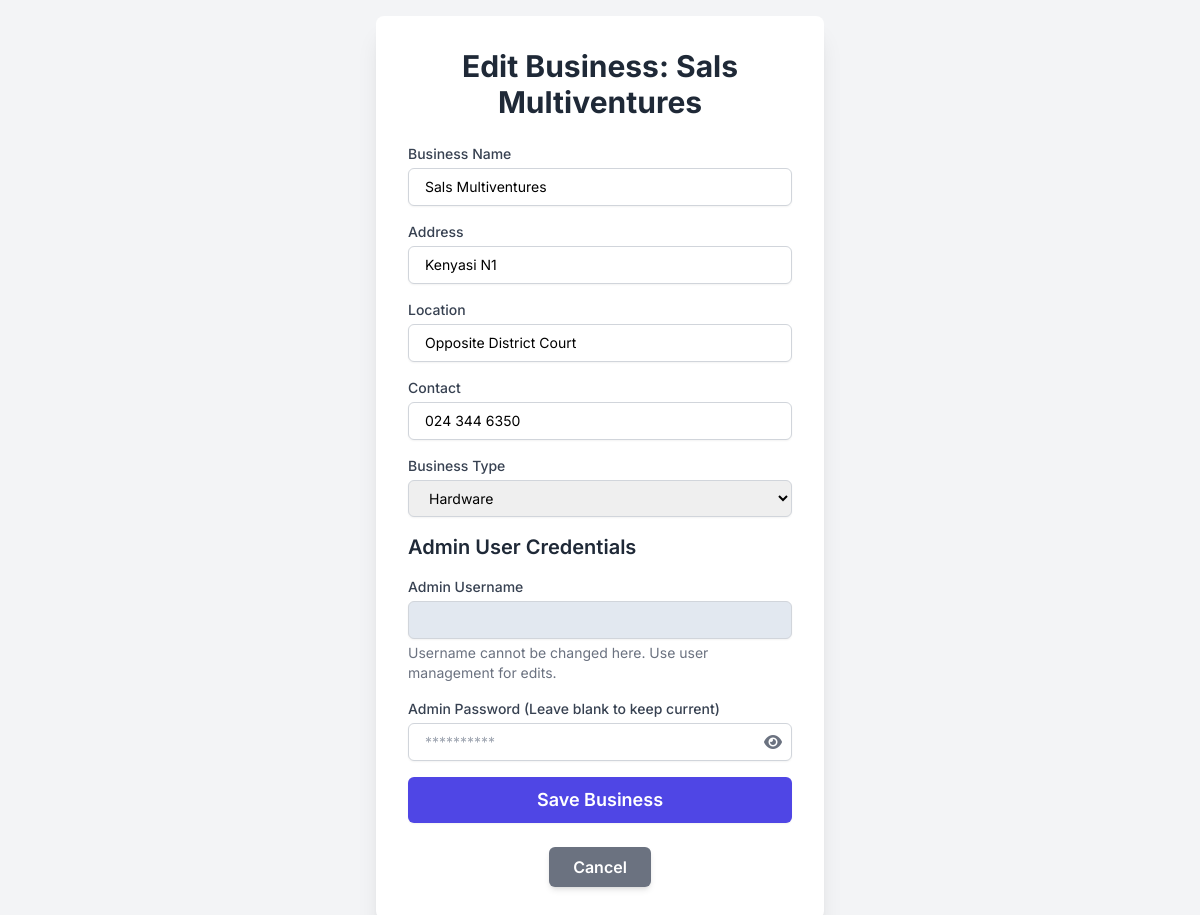
Screenshot of /super_admin/edit_business/2e2d7a2b-84ec-4b84-bb7c-96a0d8bdd6de (signed in) with the database file from the repository.
### models.py (models this page shows, shortened)
class Business(db.Model):
    __tablename__ = 'businesses'
    id = db.Column(db.String(36), primary_key=True, default=lambda: str(uuid.uuid4()))
    name = db.Column(db.String(100), unique=True, nullable=False)
    type = db.Column(db.String(50), nullable=False)
    address = db.Column(db.String(200), nullable=True)
    location = db.Column(db.String(100), nullable=True)
    contact = db.Column(db.String(50), nullable=True)
    email = db.Column(db.String(120), nullable=True)
    is_active = db.Column(db.Boolean, default=True)
    last_synced_at = db.Column(db.DateTime, default=datetime.utcnow)
    remote_id = db.Column(db.String(36), nullable=True)
    users = db.relationship('User', back_populates='business', lazy=True)
    inventory_items = db.relationship('InventoryItem', back_populates='business', lazy=True)
    sales_records = db.relationship('SalesRecord', back_populates='business', lazy=True)
    rental_records = db.relationship('RentalRecord', back_populates='business', lazy=True)
    creditors = db.relationship('Creditor', back_populates='business', lazy=True)
    debtors = db.relationship('Debtor', back_populates='business', lazy=True)
    hirable_items = db.relationship('HirableItem', back_populates='business', lazy=True)
    future_orders = db.relationship('FutureOrder', back_populates='business', lazy=True)
    company_transactions = db.relationship('CompanyTransaction', back_populates='business', lazy=True)

### app.py (the view, shortened to what this page needs)
    @app.route('/super_admin/edit_business/<string:business_id>', methods=['GET', 'POST'])
    @login_required # Ensure user is logged in
    @roles_required('super_admin', 'admin') # Allow both super_admin and admin to access
    def edit_business(business_id):
        business_to_edit = Business.query.get_or_404(business_id)
        initial_admin_user = User.query.filter_by(business_id=business_id, role='admin').first()
        business_types = ['Pharmacy', 'Hardware', 'Supermarket', 'Provision Store', 'Other']
        business_data_for_form = {
            'id': business_to_edit.id, # Ensure ID is passed back for URL if needed
            'name': business_to_edit.name,
            'address': business_to_edit.address,
            'location': business_to_edit.location,
            'contact': business_to_edit.contact,
            'type': business_to_edit.type,
            'initial_admin_username': initial_admin_user.username if initial_admin_user else '',
            'initial_admin_password': ''
        }
        return render_template('add_edit_business.html', title=f'Edit Business: {business_to_edit.name}',
                            business=business_data_for_form,
                            business_types=business_types,
                            current_year=datetime.now().year,
                            user_role=current_user.role) # Pass current_user.role, not session.get('role')

### templates/add_edit_business.html (shortened to what this page needs)
<!DOCTYPE html>
<html lang="en">
<head>
    <script src="https://cdn.tailwindcss.com"></script>
    <link rel="stylesheet" href="https://cdnjs.cloudflare.com/ajax/libs/font-awesome/6.0.0-beta3/css/all.min.css">
</head>
<body class="flex items-center justify-center min-h-screen p-4 bg-gray-100">
    <div class="bg-white p-8 rounded-lg shadow-xl w-full max-w-md">
        <h2 class="text-3xl font-bold text-center text-gray-800 mb-6">{{ title }}</h2>
        <form action="" method="POST" class="space-y-4">
            <div>
                <label for="business_name" class="block text-sm font-medium text-gray-700">Business Name</label>
                <input
                    type="text"
                    id="business_name"
                    name="business_name"
                    value="{{ business.name if business else '' }}"
                    required
                    class="mt-1 block w-full px-4 py-2 border border-gray-300 rounded-md shadow-sm focus:ring-indigo-500 focus:border-indigo-500 sm:text-sm"
                >
            </div>
            <div>
                <label for="business_address" class="block text-sm font-medium text-gray-700">Address</label>
                <input
                    type="text"
                    id="business_address"
                    name="business_address"
                    value="{{ business.address if business else '' }}"
                    class="mt-1 block w-full px-4 py-2 border border-gray-300 rounded-md shadow-sm focus:ring-indigo-500 focus:border-indigo-500 sm:text-sm"
                >
            </div>
            <div>
                <label for="business_location" class="block text-sm font-medium text-gray-700">Location</label>
                <input
                    type="text"
                    id="business_location"
                    name="business_location"
                    value="{{ business.location if business else '' }}"
                    class="mt-1 block w-full px-4 py-2 border border-gray-300 rounded-md shadow-sm focus:ring-indigo-500 focus:border-indigo-500 sm:text-sm"
                >
            </div>
            <div>
                <label for="business_contact" class="block text-sm font-medium text-gray-700">Contact</label>
                <input
                    type="text"
                    id="business_contact"
                    name="business_contact"
                    value="{{ business.contact if business else '' }}"
                    class="mt-1 block w-full px-4 py-2 border border-gray-300 rounded-md shadow-sm focus:ring-indigo-500 focus:border-indigo-500 sm:text-sm"
                >
            </div>
            <div>
                <label for="business_type" class="block text-sm font-medium text-gray-700">Business Type</label>
                <select
                    id="business_type"
                    name="business_type"
                    required
                    class="mt-1 block w-full px-4 py-2 border border-gray-300 rounded-md shadow-sm focus:ring-indigo-500 focus:border-indigo-500 sm:text-sm"
                >
                    {% for type_option in business_types %}
                        <option value="{{ type_option }}" {% if business and business.type == type_option %}selected{% endif %}>{{ type_option }}</option>
                    {% endfor %}
                </select>
            </div>
            <h3 class="text-xl font-semibold mt-6 mb-4 text-gray-800">Admin User Credentials</h3>
            <div>
                <label for="admin_username" class="block text-sm font-medium text-gray-700">Admin Username</label>
                <input
                    type="text"
                    id="admin_username"
                    name="admin_username"
                    value="{{ business.initial_admin_username if business and business.initial_admin_username else '' }}"
                    class="mt-1 block w-full px-4 py-2 border border-gray-300 rounded-md shadow-sm sm:text-sm
                           {% if business %} input-readonly {% endif %}"
                    {% if business %}readonly{% else %}required{% endif %}
                >
                {% if business %}
                    <p class="mt-1 text-sm text-gray-500">Username cannot be changed here. Use user management for edits.</p>
                {% endif %}
            </div>
            <div>
                <label for="admin_password" class="block text-sm font-medium text-gray-700">
                    {% if business %}Admin Password (Leave blank to keep current){% else %}Admin Password{% endif %}
                </label>
                <div class="relative">
                    <input
                        type="password"
                        id="admin_password"
                        name="admin_password"
                        class="mt-1 block w-full px-4 py-2 border border-gray-300 rounded-md shadow-sm focus:ring-indigo-500 focus:border-indigo-500 sm:text-sm pr-10"
                        placeholder="{% if business %}**********{% else %}Enter password for new admin{% endif %}"
                    >
                    <span class="password-toggle" onclick="togglePasswordVisibility('admin_password', this)">
                        <i class="fas fa-eye"></i>
                    </span>
                </div>
            </div>
            <button
                type="submit"
                class="w-full flex justify-center py-2 px-4 border border-transparent rounded-md shadow-sm text-lg font-semibold text-white bg-indigo-600 hover:bg-indigo-700 focus:outline-none focus:ring-2 focus:ring-offset-2 focus:ring-indigo-500 transition duration-150 ease-in-out"
            >
                Save Business
            </button>
        </form>
        <div class="mt-6 text-center">
            <a href="{{ url_for('super_admin_dashboard') }}"
               class="inline-block bg-gray-500 hover:bg-gray-600 text-white font-semibold py-2 px-6 rounded-md shadow-md transition duration-150 ease-in-out"
            >
                Cancel
            </a>
        </div>
    </div>
</body>
</html>

### templates/add_edit_business.html (style rules this page uses)
body { font-family: 'Inter', sans-serif; background-color: #f0f2f5; }
.input-readonly { background-color: #e2e8f0; cursor: not-allowed; }
.password-toggle { position: absolute; right: 10px; top: 50%; transform: translateY(-50%); cursor: pointer; color: #6b7280; }

### rows the page displays
Business: business_name "Sals Multiventures", business_address "Kenyasi N1", business_location "Opposite District Court", business_contact "024 344 6350", business_type "Hardware"

### other values shown
{{ title }} "Edit Business: Sals Multiventures"
